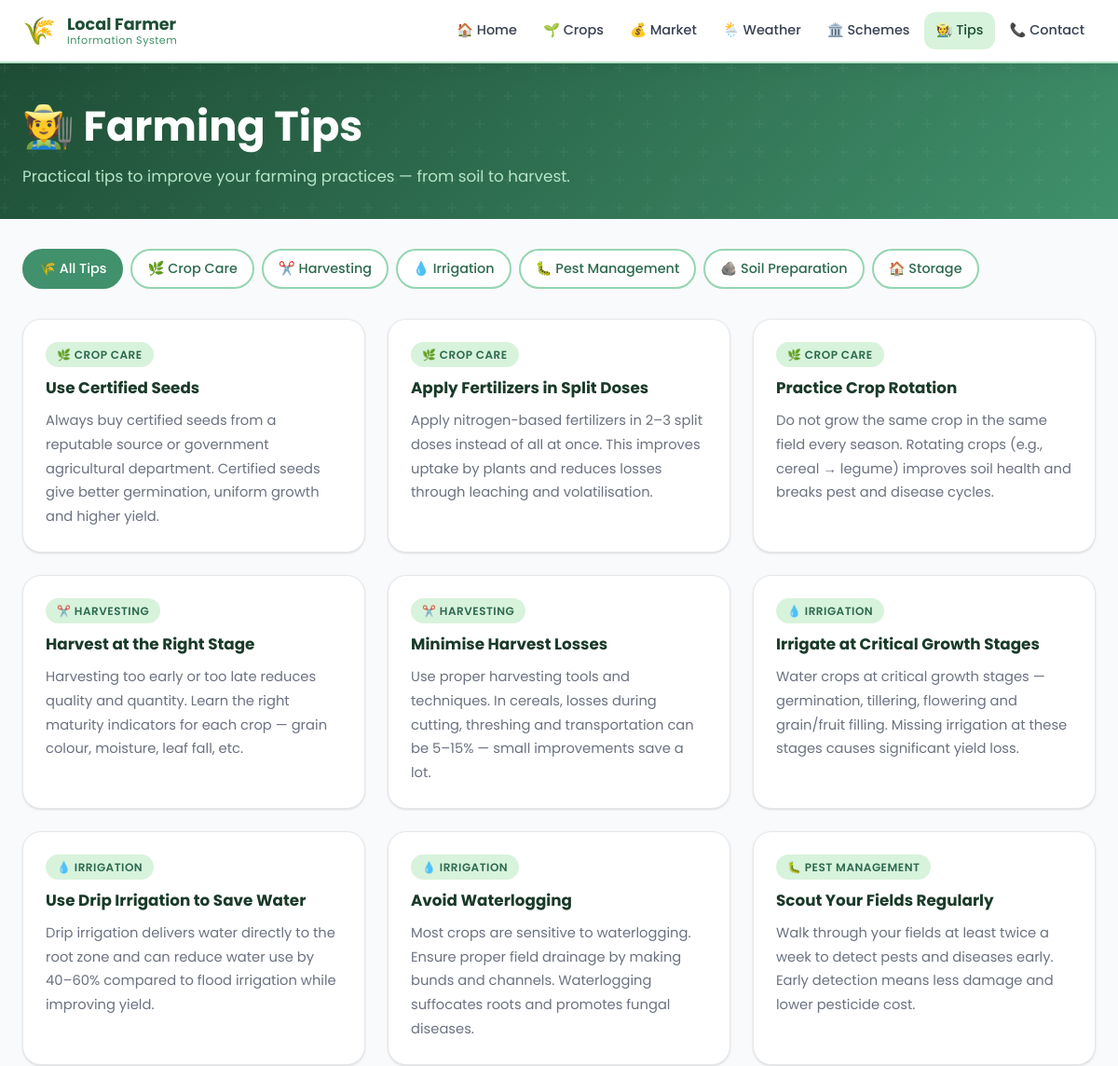
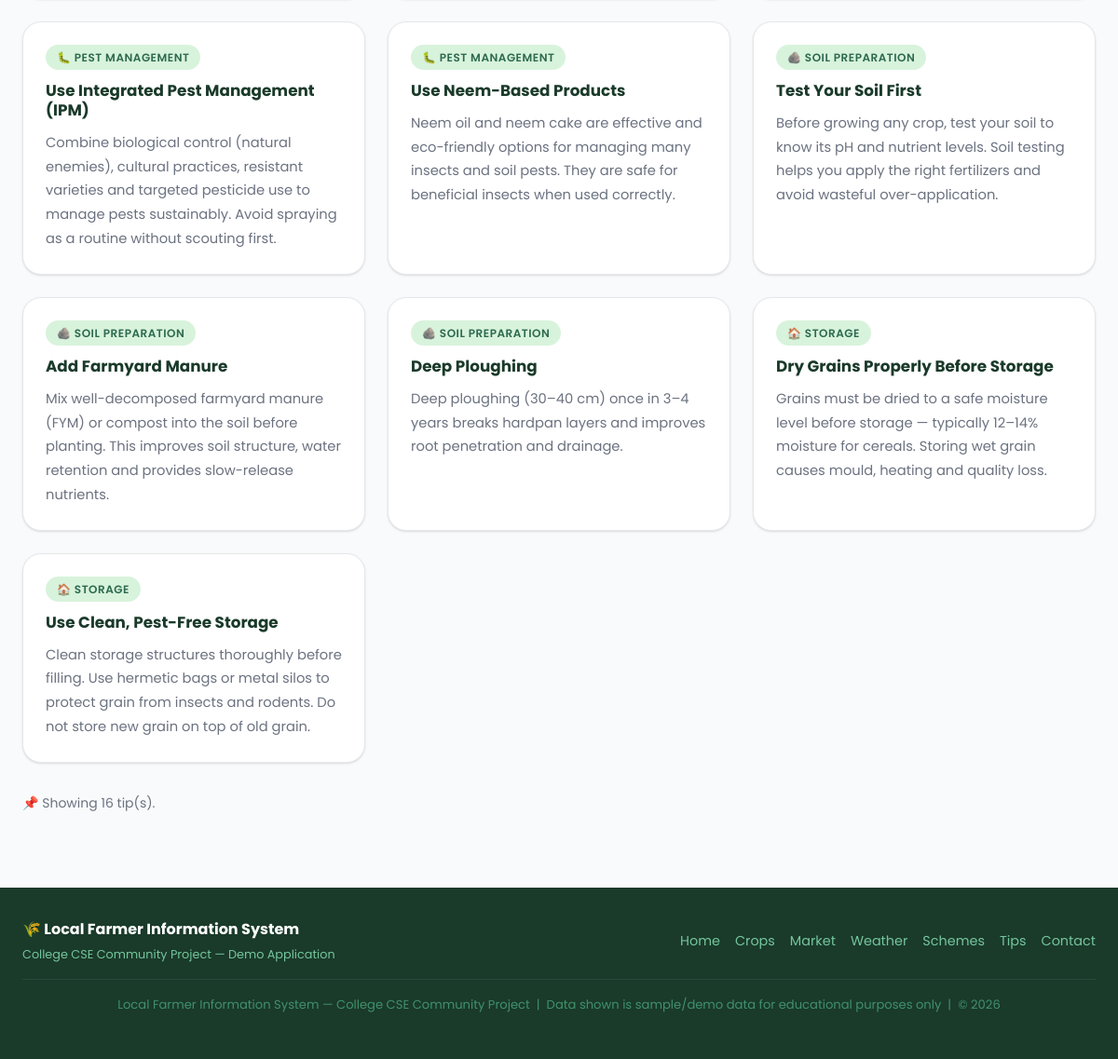
Page /tips on the committed database (2 pictures, top to bottom).
### tables this page shows
CREATE TABLE farming_tips (
            id          INTEGER PRIMARY KEY AUTOINCREMENT,
            title       TEXT NOT NULL,
            description TEXT,
            category    TEXT
        );

### app.py (the view)
@app.route('/tips')
def tips():
    category = request.args.get('category', '').strip()
    conn = get_db()
    if category:
        all_tips = conn.execute(
            "SELECT * FROM farming_tips WHERE category = ? ORDER BY id",
            (category,)
        ).fetchall()
    else:
        all_tips = conn.execute(
            "SELECT * FROM farming_tips ORDER BY category, id"
        ).fetchall()
    categories = conn.execute(
        "SELECT DISTINCT category FROM farming_tips ORDER BY category"
    ).fetchall()
    conn.close()
    return render_template('tips.html', tips=all_tips, categories=categories, active_category=category)

### app.py (called while the page is built)
def get_db():
    conn = sqlite3.connect(DATABASE)
    conn.row_factory = sqlite3.Row   # Rows behave like dictionaries
    return conn

### templates/tips.html (shortened to what this page needs)
{% extends "base.html" %}
{% block content %}
<div class="page-header">
    <div class="container">
        <h1>🧑‍🌾 Farming Tips</h1>
        <p>Practical tips to improve your farming practices — from soil to harvest.</p>
    </div>
</div>
<div class="page-content" style="padding-top: 0;">
    <div class="container">
        <div class="category-filters" role="group" aria-label="Filter tips by category">
            <a href="{{ url_for('tips') }}"
               class="category-btn {% if not active_category %}active{% endif %}"
               data-category=""
               id="btn-all-tips">
                🌾 All Tips
            </a>
            {% set category_icons = {
                'Soil Preparation': '🪨',
                'Irrigation':       '💧',
                'Pest Management':  '🐛',
                'Crop Care':        '🌿',
                'Harvesting':       '✂️',
                'Storage':          '🏠'
            } %}
            {% for cat in categories %}
            <a href="{{ url_for('tips', category=cat.category) }}"
               class="category-btn {% if active_category == cat.category %}active{% endif %}"
               data-category="{{ cat.category }}"
               id="btn-cat-{{ loop.index }}">
                {{ category_icons.get(cat.category, '🌱') }} {{ cat.category }}
            </a>
            {% endfor %}
        </div>
        {% if tips %}
        <div class="tips-grid">
            {% for tip in tips %}
            <div class="tip-card" id="tip-{{ tip.id }}">
                <span class="tip-category-badge">
                    {{ category_icons.get(tip.category, '🌱') }} {{ tip.category }}
                </span>
                <h3>{{ tip.title }}</h3>
                <p>{{ tip.description }}</p>
            </div>
            {% endfor %}
        </div>
        <p class="text-muted text-small" style="margin-top: var(--space-8);">
            📌 Showing {{ tips|length }} tip(s).
        </p>
        {% else %}
        <div class="no-results">
            <div class="no-results-icon">💡</div>
            <h3>No tips found</h3>
            <p><a href="{{ url_for('tips') }}">Show all tips</a></p>
        </div>
        {% endif %}
    </div>
</div>
{% endblock %}

### static/style.css (style rules this page uses)
:root { --green-900: #1a3a2a; --green-800: #1e4d35; --green-700: #2d6a4f; --green-600: #40916c; --green-500: #52b788; --green-400: #74c69d; --green-300: #95d5b2; --green-200: #b7e4c7; --green-100: #d8f3dc; --green-50: #f0faf4; --amber: #f59e0b; --amber-light: #fef3c7; --sky: #0ea5e9; --sky-light: #e0f2fe; --red: #ef4444; --red-light: #fee2e2; --white: #ffffff; --gray-50: #f9fafb; --gray-100: #f3f4f6; --gray-200: #e5e7eb; --gray-300: #d1d5db; --gray-500: #6b7280; --gray-700: #374151; --gray-900: #111827; --font-primary: 'Poppins', 'Segoe UI', sans-serif; --font-size-base: 1rem; --line-height: 1.6; --space-1: 0.25rem; --space-2: 0.5rem; --space-3: 0.75rem; --space-4: 1rem; --space-5: 1.25rem; --space-6: 1.5rem; --space-8: 2rem; --space-10: 2.5rem; --space-12: 3rem; --space-16: 4rem; --radius-sm: 6px; --radius: 12px; --radius-lg: 20px; --radius-xl: 30px; --radius-full: 9999px; --shadow-sm: 0 1px 3px rgba(0,0,0,0.08), 0 1px 2px rgba(0,0,0,0.06); --shadow: 0 4px 16px rgba(0,0,0,0.10); --shadow-lg: 0 10px 40px rgba(0,0,0,0.14); --shadow-green: 0 4px 20px rgba(82,183,136,0.25); --transition: all 0.25s ease; --transition-slow: all 0.4s ease; --nav-height: 68px; }
*, *::before, *::after { box-sizing: border-box; margin: 0; padding: 0; }
html { scroll-behavior: smooth; font-size: 16px; }
body { font-family: var(--font-primary); font-size: var(--font-size-base); line-height: var(--line-height); color: var(--gray-700); background-color: var(--gray-50); min-height: 100vh; display: flex; flex-direction: column; }
a { color: var(--green-600); text-decoration: none; transition: var(--transition); }
h1, h2, h3, h4, h5, h6 { color: var(--gray-900); font-weight: 700; line-height: 1.25; margin-bottom: var(--space-3); }
h1 { font-size: clamp(1.8rem, 5vw, 2.8rem); }
h3 { font-size: clamp(1.1rem, 2vw, 1.35rem); }
p { margin-bottom: var(--space-4); }
.text-muted { color: var(--gray-500); }
.text-small { font-size: 0.875rem; }
.container { width: 100%; max-width: 1200px; margin: 0 auto; padding: 0 var(--space-6); }
.page-content { flex: 1; padding: var(--space-10) 0 var(--space-16); }
.page-header { background: linear-gradient(135deg, var(--green-800) 0%, var(--green-600) 100%); color: var(--white); padding: var(--space-10) 0 var(--space-8); margin-bottom: var(--space-8); position: relative; overflow: hidden; }
.page-header::before { content: ''; position: absolute; inset: 0; }
.page-header h1, .page-header p { color: var(--white); position: relative; }
.page-header p { color: var(--green-200); font-size: 1.05rem; margin-bottom: 0; }
.category-filters { display: flex; flex-wrap: wrap; gap: var(--space-2); margin-bottom: var(--space-8); }
.category-btn { padding: var(--space-2) var(--space-4); border-radius: var(--radius-full); border: 2px solid var(--green-300); background: var(--white); color: var(--green-700); font-family: var(--font-primary); font-size: 0.9rem; font-weight: 500; cursor: pointer; text-decoration: none; transition: var(--transition); display: inline-flex; align-items: center; gap: var(--space-1); }
.category-btn:hover, .category-btn.active { background: var(--green-600); border-color: var(--green-600); color: var(--white); }
.tips-grid { display: grid; grid-template-columns: repeat(auto-fill, minmax(300px, 1fr)); gap: var(--space-6); }
.tip-card { background: var(--white); border-radius: var(--radius-lg); padding: var(--space-6); box-shadow: var(--shadow-sm); border: 1px solid var(--gray-200); transition: var(--transition-slow); display: flex; flex-direction: column; gap: var(--space-3); }
.tip-category-badge { display: inline-flex; align-items: center; gap: var(--space-1); background: var(--green-100); color: var(--green-700); font-size: 0.75rem; font-weight: 600; padding: var(--space-1) var(--space-3); border-radius: var(--radius-full); align-self: flex-start; text-transform: uppercase; letter-spacing: 0.5px; }
.tip-card h3 { color: var(--green-900); font-size: 1.05rem; margin-bottom: 0; }
.tip-card p { color: var(--gray-500); font-size: 0.92rem; line-height: 1.75; margin-bottom: 0; }
.feature-card, .crop-card, .scheme-card, .tip-card, .contact-card { animation: fadeIn 0.5s ease both; }

### rows in the picture
farming_tips: get "🌿", category "CROP CARE", title "Use Certified Seeds", description "Always buy certified seeds from a reputable source or government agricultural department. Certified seeds give better germination, uniform growth and higher yield."
farming_tips: get "🌿", category "CROP CARE", title "Apply Fertilizers in Split Doses", description "Apply nitrogen-based fertilizers in 2–3 split doses instead of all at once. This improves uptake by plants and reduces losses through leaching and volatilisation."
farming_tips: get "🌿", category "CROP CARE", title "Practice Crop Rotation", description "Do not grow the same crop in the same field every season. Rotating crops (e.g., cereal → legume) improves soil health and breaks pest and disease cycles."
farming_tips: get "✂️", category "HARVESTING", title "Harvest at the Right Stage", description "Harvesting too early or too late reduces quality and quantity. Learn the right maturity indicators for each crop — grain colour, moisture, leaf fall, etc."
farming_tips: get "✂️", category "HARVESTING", title "Minimise Harvest Losses", description "Use proper harvesting tools and techniques. In cereals, losses during cutting, threshing and transportation can be 5–15% — small improvements save a lot."
farming_tips: get "💧", category "IRRIGATION", title "Irrigate at Critical Growth Stages", description "Water crops at critical growth stages — germination, tillering, flowering and grain/fruit filling. Missing irrigation at these stages causes significant yield loss."
farming_tips: get "💧", category "IRRIGATION", title "Use Drip Irrigation to Save Water", description "Drip irrigation delivers water directly to the root zone and can reduce water use by 40–60% compared to flood irrigation while improving yield."
farming_tips: get "💧", category "IRRIGATION", title "Avoid Waterlogging", description "Most crops are sensitive to waterlogging. Ensure proper field drainage by making bunds and channels. Waterlogging suffocates roots and promotes fungal diseases."
farming_tips: get "🐛", category "PEST MANAGEMENT", title "Scout Your Fields Regularly", description "Walk through your fields at least twice a week to detect pests and diseases early. Early detection means less damage and lower pesticide cost."
farming_tips: get "🐛", category "PEST MANAGEMENT", title "Use Integrated Pest Management (IPM)", description "Combine biological control (natural enemies), cultural practices, resistant varieties and targeted pesticide use to manage pests sustainably. Avoid spraying as a routine without scouting first."
farming_tips: get "🐛", category "PEST MANAGEMENT", title "Use Neem-Based Products", description "Neem oil and neem cake are effective and eco-friendly options for managing many insects and soil pests. They are safe for beneficial insects when used correctly."
farming_tips: get "🪨", category "SOIL PREPARATION", title "Test Your Soil First", description "Before growing any crop, test your soil to know its pH and nutrient levels. Soil testing helps you apply the right fertilizers and avoid wasteful over-application."
farming_tips: get "🪨", category "SOIL PREPARATION", title "Add Farmyard Manure", description "Mix well-decomposed farmyard manure (FYM) or compost into the soil before planting. This improves soil structure, water retention and provides slow-release nutrients."
farming_tips: get "🪨", category "SOIL PREPARATION", title "Deep Ploughing", description "Deep ploughing (30–40 cm) once in 3–4 years breaks hardpan layers and improves root penetration and drainage."
farming_tips: get "🏠", category "STORAGE", title "Dry Grains Properly Before Storage", description "Grains must be dried to a safe moisture level before storage — typically 12–14% moisture for cereals. Storing wet grain causes mould, heating and quality loss."
farming_tips: get "🏠", category "STORAGE", title "Use Clean, Pest-Free Storage", description "Clean storage structures thoroughly before filling. Use hermetic bags or metal silos to protect grain from insects and rodents. Do not store new grain on top of old grain."

### other values in the picture
{{ category_icons.get(cat.category, '🌱') }} "🌿" "✂️" "💧" "🐛" "🪨" "🏠"
{{ cat.category }} "Crop Care" "Harvesting" "Irrigation" "Pest Management" "Soil Preparation" "Storage"
{{ tips|length }} "16"
